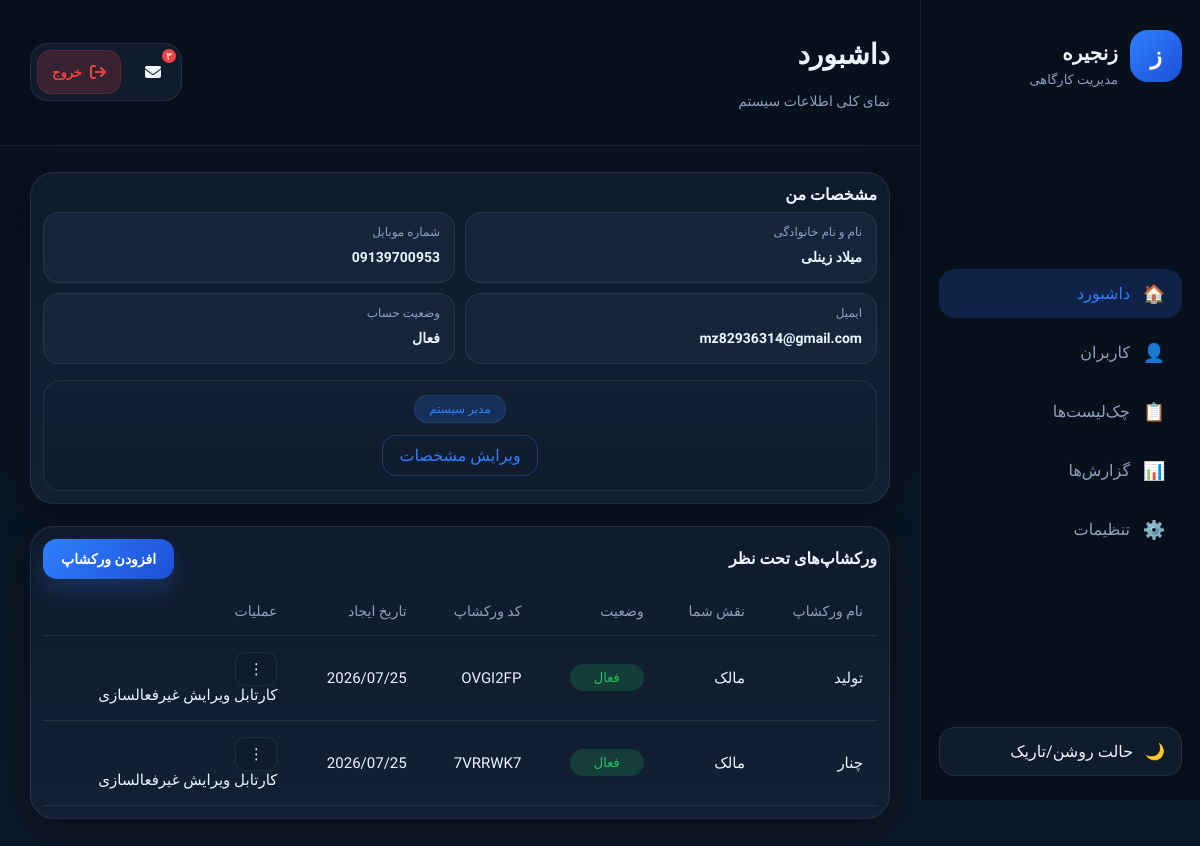
The page /account/dashboard/ (signed in) on the database as committed earlier.
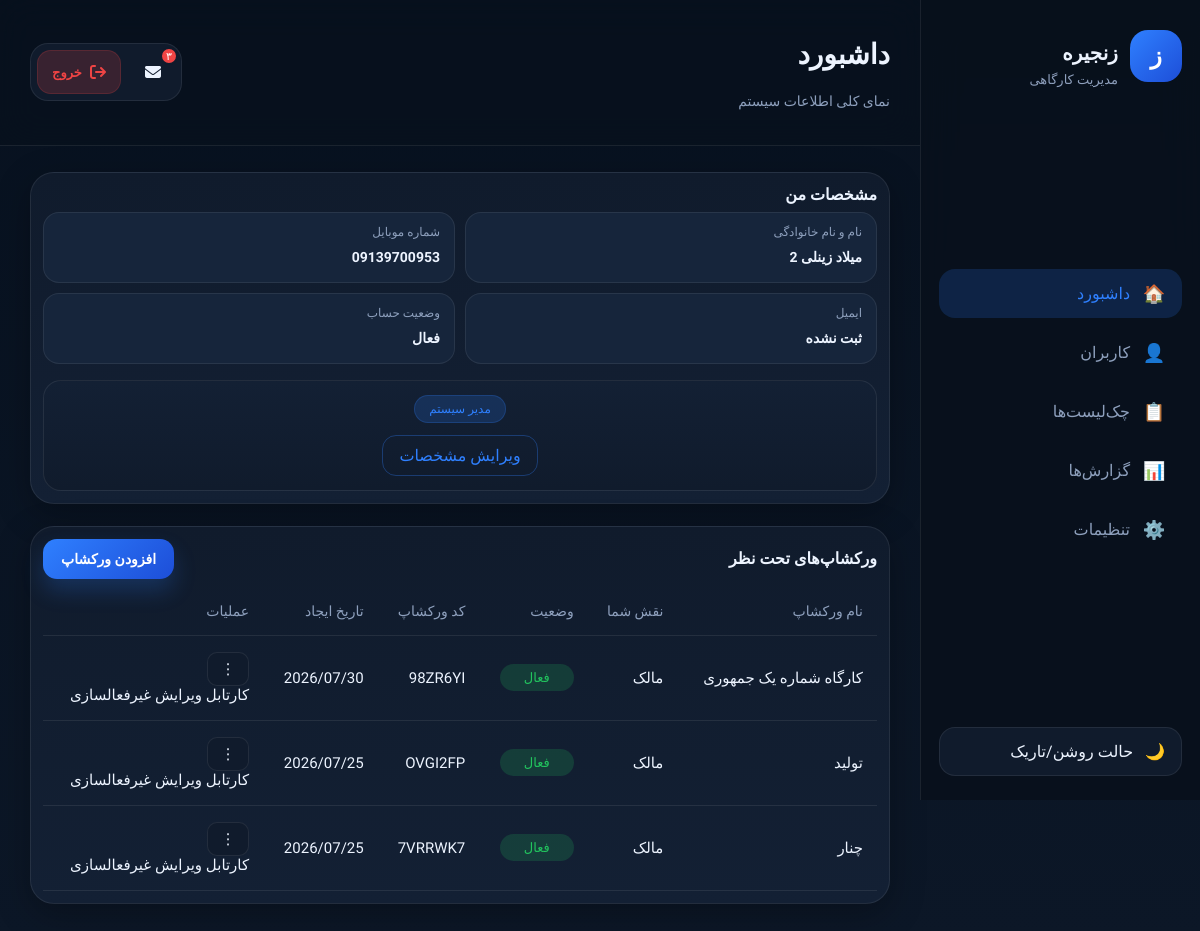
The same page on the database as committed later.
### accounts/models.py (models this page shows, shortened)
class User(AbstractUser):
    phone = models.CharField(max_length=15, blank=True)
    email = models.EmailField(unique=True)
    class Meta:
        swappable = 'AUTH_USER_MODEL'

class WorkshopMembership(models.Model):
    ROLE_CHOICES = [
        ('owner', 'مالک'),
        ('management', 'مدیریت'),
        ('technical', 'فنی'),
        ('accounting', 'حسابداری'),
        ('reception', 'پذیرش'),
        ('delivery', 'ترخیص'),
        ('operator', 'اپراتور'),
    ]
    workshop = models.ForeignKey(
        Workshop,
        on_delete=models.CASCADE,
        related_name='memberships'
    )
    user = models.ForeignKey(
        'accounts.User',
        on_delete=models.CASCADE,
        related_name='workshop_memberships'
    )
    role = models.CharField(max_length=30, choices=ROLE_CHOICES, default='management')
    is_active = models.BooleanField(default=True)
    joined_at = models.DateTimeField(auto_now_add=True)
    class Meta:
        unique_together = ('workshop', 'user')

class Workshop(models.Model):
    owner = models.ForeignKey(settings.AUTH_USER_MODEL, on_delete=models.CASCADE)
    name = models.CharField(max_length=150)
    code = models.CharField(max_length=10, unique=True, blank=True)
    is_active = models.BooleanField(default=True)
    national_code = models.CharField(max_length=30, null=True, blank=True)
    address = models.CharField(max_length=250, null=True, blank=True)
    created_at = models.DateTimeField(auto_now_add=True)

### accounts/views.py (the view, shortened to what this page needs)
# urls.py: path('dashboard/', dashboard_index, name='dashboard'),
@login_required
def dashboard_index(request):
    user = request.user
    active_tab = request.GET.get('tab', 'dashboard')
    workshop_memberships = (
        WorkshopMembership.objects
        .select_related('workshop')
        .filter(user=user, is_active=True)
        .order_by('-joined_at')
    )
    user_memberships = None
    context = {
        'workshop_memberships': workshop_memberships,
        'user_memberships': user_memberships,
        'active_tab': active_tab,
    }
    return render(request, 'dashboard/index.html', context)

### templates/dashboard/index.html (shortened to what this page needs)
{% extends 'dashboard/base_dashboard.html' %}
{% block page_title %}
    {% if active_tab == 'dashboard' %}
        داشبورد
    {% elif active_tab == 'users' %}
        کاربران
    {% elif active_tab == 'checklists' %}
        چک‌لیست‌ها
    {% elif active_tab == 'reports' %}
        گزارش‌ها
    {% elif active_tab == 'settings' %}
        تنظیمات
    {% else %}
        داشبورد
    {% endif %}
{% endblock %}
{% block page_subtitle %}
    {% if active_tab == 'dashboard' %}
        نمای کلی اطلاعات سیستم
    {% elif active_tab == 'users' %}
        لیست اعضای کارگاه‌های تحت مالکیت شما
    {% elif active_tab == 'checklists' %}
        مدیریت چک‌لیست‌ها
    {% elif active_tab == 'reports' %}
        گزارش‌ها و تحلیل‌ها
    {% elif active_tab == 'settings' %}
        تنظیمات حساب و سامانه
    {% else %}
        نمای کلی اطلاعات سیستم
    {% endif %}
{% endblock %}
{% block content %}
    {% if active_tab == 'dashboard' %}
        <div class="dashboard-grid">
            <section class="panel profile-panel profile-panel--compact">
                <div class="panel__header panel__header--between">
                    <h3 class="panel-title-sm">مشخصات من</h3>
                </div>
                <div class="profile-panel__body">
                    <div class="profile-details">
                        <div class="info-row">
                            <span>نام و نام خانوادگی</span>
                            <strong>{{ request.user.get_full_name|default:request.user.username }}</strong>
                        </div>
                        <div class="info-row">
                            <span>شماره موبایل</span>
                            <strong>{{ request.user.phone|default:"ثبت نشده" }}</strong>
                        </div>
                        <div class="info-row">
                            <span>ایمیل</span>
                            <strong>{{ request.user.email|default:"ثبت نشده" }}</strong>
                        </div>
                        <div class="info-row">
                            <span>وضعیت حساب</span>
                            <strong>{% if request.user.is_active %}فعال{% else %}غیرفعال{% endif %}</strong>
                        </div>
                    </div>
                    <div class="profile-card profile-card--compact">
                        <span class="role-badge">مدیر سیستم</span>
                        <button class="outline-btn" type="button" onclick="openProfileModal()">
                            ویرایش مشخصات
                        </button>
                    </div>
                </div>
            </section>
            <section class="panel">
                <div class="panel__header panel__header--between">
                    <h3 class="panel-title-sm">ورکشاپ‌های تحت نظر</h3>
                    <button class="primary-btn" type="button" onclick="openWorkshopModal()">
                        افزودن ورکشاپ
                    </button>
                </div>
                <div class="table-wrap">
                    <table class="custom-table">
                        <thead>
                        <tr>
                            <th>نام ورکشاپ</th>
                            <th>نقش شما</th>
                            <th>وضعیت</th>
                            <th>کد ورکشاپ</th>
                            <th>تاریخ ایجاد</th>
                            <th>عملیات</th>
                        </tr>
                        </thead>
                        <tbody>
                        {% for membership in workshop_memberships %}
                            <tr>
                                <td>{{ membership.workshop.name }}</td>
                                <td>{{ membership.get_role_display }}</td>
                                <td>
                                    {% if membership.workshop.is_active %}
                                        <span class="status-badge status-badge--success">فعال</span>
                                    {% else %}
                                        <span class="status-badge status-badge--danger">غیرفعال</span>
                                    {% endif %}
                                </td>
                                <td>{{ membership.workshop.code|default:"-" }}</td>
                                <td>{{ membership.workshop.created_at|date:"Y/m/d" }}</td>
                                <td class="table-actions-cell">
                                    <div class="row-actions">
                                        <button
                                                class="table-action"
                                                type="button"
                                                onclick="toggleWorkshopMenu('menu-{{ membership.id }}')"
                                        >
                                            ⋮
                                        </button>
                                        <div class="row-actions__menu" id="menu-{{ membership.id }}">
                                            <a href="{% url 'orders:dashboard' membership.workshop.id %}"
                                               class="row-actions__item">کارتابل</a>
                                            {% if membership.get_role_display == "مالک" %}
                                                <a href="#" class="row-actions__item"
                                                   onclick="openEditWorkshopModal(
                                                           '{{ membership.workshop.id }}',
                                                           '{{ membership.workshop.name|escapejs }}',
                                                           '{{ membership.workshop.national_code|default:""|escapejs }}',
                                                           '{{ membership.workshop.address|default:""|escapejs }}',
                                                           ); return false;">
                                                    ویرایش
                                                </a>
                                                <a href="#" class="row-actions__item">غیرفعالسازی</a>
                                            {% endif %}
                                        </div>
                                    </div>
                                </td>
                            </tr>
                        {% empty %}
                            <tr>
                                <td colspan="6" class="empty-state">هیچ ورکشاپی برای این کاربر ثبت نشده است.</td>
                            </tr>
                        {% endfor %}
                        </tbody>
                    </table>
                </div>
            </section>
        </div>
    {% endif %}
{% endblock %}

### templates/dashboard/base_dashboard.html (shortened to what this page needs)
{% load static %}
<!DOCTYPE html>
<html lang="fa" dir="rtl" data-theme="dark">
<head>
    <link rel="stylesheet" href="{% static 'dashboard/css/dashboard.css' %}">
    <link rel="stylesheet" href="https://cdnjs.cloudflare.com/ajax/libs/font-awesome/6.5.2/css/all.min.css">
</head>
<body>
<div class="dashboard-layout">
    <aside class="sidebar" id="sidebar">
        <div class="brand">
            <div class="brand__logo">ز</div>
            <div class="brand__content">
                <h2>زنجیره</h2>
                <span>مدیریت کارگاهی</span>
            </div>
        </div>
        <nav class="sidebar-nav">
            <a href="{% url 'accounts:dashboard' %}?tab=dashboard"
               class="nav-item {% if active_tab == 'dashboard' %}active{% endif %}">
                <span class="nav-icon">🏠</span>
                <span class="nav-label">داشبورد</span>
            </a>
            <a href="{% url 'accounts:dashboard' %}?tab=users"
               class="nav-item {% if active_tab == 'users' %}active{% endif %}">
                <span class="nav-icon">👤</span>
                <span class="nav-label">کاربران</span>
            </a>
            <a href="{% url 'accounts:dashboard' %}?tab=checklists"
               class="nav-item {% if active_tab == 'checklists' %}active{% endif %}">
                <span class="nav-icon">📋</span>
                <span class="nav-label">چک‌لیست‌ها</span>
            </a>
            <a href="{% url 'accounts:dashboard' %}?tab=reports"
               class="nav-item {% if active_tab == 'reports' %}active{% endif %}">
                <span class="nav-icon">📊</span>
                <span class="nav-label">گزارش‌ها</span>
            </a>
            <a href="{% url 'accounts:dashboard' %}?tab=settings"
               class="nav-item {% if active_tab == 'settings' %}active{% endif %}">
                <span class="nav-icon">⚙️</span>
                <span class="nav-label">تنظیمات</span>
            </a>
        </nav>
        <div class="sidebar-footer">
            <button class="theme-toggle" id="themeToggle" type="button">
                <span class="theme-toggle__icon">🌙</span>
                <span class="theme-toggle__text">حالت روشن/تاریک</span>
            </button>
        </div>
    </aside>
    <main class="main-content">
        <header class="topbar">
            <div class="topbar__right">
                <div class="page-meta">
                    <h1>{% block page_title %}داشبورد{% endblock %}</h1>
                    <p>{% block page_subtitle %}نمای کلی اطلاعات سیستم{% endblock %}</p>
                </div>
            </div>
            <div class="topbar__left">
                <div class="topbar-actions">
                    <a href="#" class="icon-btn message-btn" aria-label="پیام‌ها">
                        <i class="fa fa-envelope"></i>
                        <span class="icon-btn__badge">۳</span>
                    </a>
                    <button type="button" class="icon-btn logout-top-btn" onclick="openLogoutModal()" aria-label="خروج">
                        <i class="fa fa-sign-out"></i>
                        <span class="logout-btn-text">خروج</span>
                    </button>
                </div>
            </div>
        </header>
        <section class="content-area">
            {% block content %}{% endblock %}
        </section>
    </main>
</div>
</body>
</html>

Rows that differ between the two databases and show on the page:
changed User: user.get_full_name "میلاد زینلی" → "میلاد زینلی 2"; user.email "mz82936314@gmail.com" → "ثبت نشده"
added WorkshopMembership: workshop.name "کارگاه شماره یک جمهوری", role "مالک", shows "فعال", workshop.code "98ZR6YI", workshop.created_at "2026/07/30"
